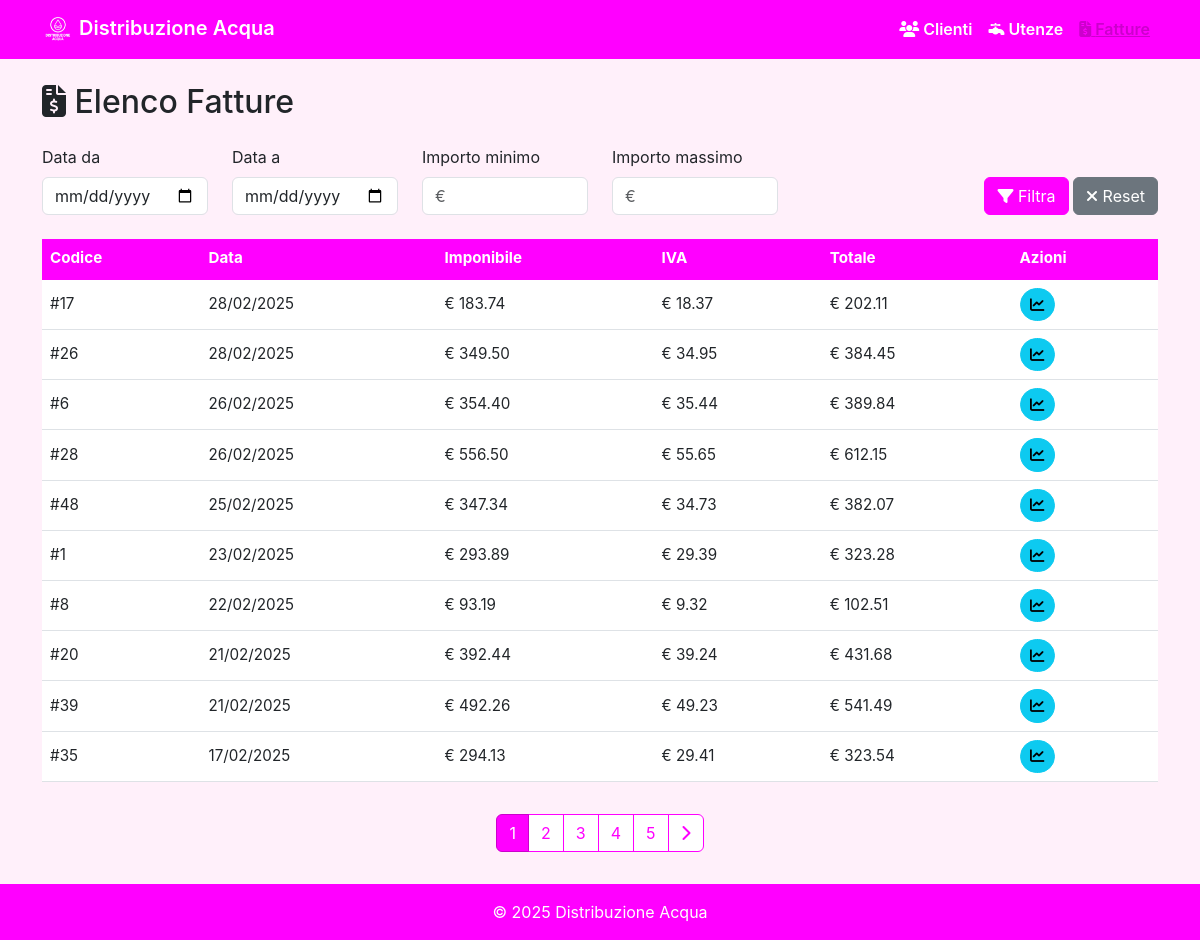
Screenshot of /fatture/ with the database file from the repository.
### una_acies/models.py (models this page shows, shortened)
class Fattura(models.Model):
    codice = models.AutoField(primary_key=True)
    data = models.DateField()
    imponibile = models.DecimalField(max_digits=10, decimal_places=2)
    iva = models.DecimalField(max_digits=5, decimal_places=2)
    totale = models.DecimalField(max_digits=10, decimal_places=2)

### una_acies/views.py (the view)
# urls.py: path('fatture/', views.fatture_list, name='fatture_list'),
def fatture_list(request):
    filtro_da = request.GET.get('data_da', '')
    filtro_a = request.GET.get('data_a', '')
    min_totale = request.GET.get('min_totale', '')
    max_totale = request.GET.get('max_totale', '')
    fatture_query = Fattura.objects.all()
    if filtro_da:
        fatture_query = fatture_query.filter(data__gte=filtro_da)
    if filtro_a:
        fatture_query = fatture_query.filter(data__lte=filtro_a)
    if min_totale:
        fatture_query = fatture_query.filter(totale__gte=min_totale)
    if max_totale:
        fatture_query = fatture_query.filter(totale__lte=max_totale)
    paginator = Paginator(fatture_query.order_by('-data'), 10)
    page_number = request.GET.get('page', 1)
    fatture = paginator.get_page(page_number)
    context = {
        'fatture': fatture,
        'filtro_da': filtro_da,
        'filtro_a': filtro_a,
        'min_totale': min_totale,
        'max_totale': max_totale
    }
    return render(request, 'una_acies/fatture_list.html', context)

### una_acies/templates/una_acies/fatture_list.html (shortened to what this page needs)
{% extends "una_acies/base.html" %}
{% block content %}
<h2 class="mb-4"><i class="fa-solid fa-file-invoice-dollar"></i> Elenco Fatture</h2>
<form method="get" action="" id="filter-form" class="mb-4">
    <div class="row align-items-end">
        <div class="col-md-2 mb-3 mb-md-0">
            <label class="form-label">Data da</label>
            <input type="date" name="data_da" class="form-control" value="{{ filtro_da }}">
        </div>
        <div class="col-md-2 mb-3 mb-md-0">
            <label class="form-label">Data a</label>
            <input type="date" name="data_a" class="form-control" value="{{ filtro_a }}">
        </div>
        <div class="col-md-2 mb-3 mb-md-0">
            <label class="form-label">Importo minimo</label>
            <input type="number" step="0.01" name="min_totale" class="form-control" placeholder="€" value="{{ min_totale }}">
        </div>
        <div class="col-md-2 mb-3 mb-md-0">
            <label class="form-label">Importo massimo</label>
            <input type="number" step="0.01" name="max_totale" class="form-control" placeholder="€" value="{{ max_totale }}">
        </div>
        <div class="col-md-4 text-end">
            <button type="submit" class="btn btn-fucsia">
                <i class="fa-solid fa-filter"></i> Filtra
            </button>
            <a href="{% url 'fatture_list' %}" class="btn btn-secondary">
                <i class="fa-solid fa-xmark"></i> Reset
            </a>
        </div>
    </div>
</form>
<div class="table-responsive">
    <table class="table table-hover align-middle">
        <thead>
            <tr>
                <th>Codice</th>
                <th>Data</th>
                <th>Imponibile</th>
                <th>IVA</th>
                <th>Totale</th>
                <th>Azioni</th>
            </tr>
        </thead>
        <tbody>
        {% for f in fatture %}
        <tr>
            <td>#{{ f.codice }}</td>
            <td>{{ f.data|date:"d/m/Y" }}</td>
            <td>€ {{ f.imponibile }}</td>
            <td>€ {{ f.iva }}</td>
            <td>€ {{ f.totale }}</td>
            <td>
                <a href="{% url 'fattura_letture' f.pk %}" class="btn btn-info btn-action" title="Visualizza letture" data-bs-toggle="tooltip">
                    <i class="fa-solid fa-chart-line"></i>
                </a>
            </td>
        </tr>
        {% endfor %}
        </tbody>
    </table>
</div>
<nav class="mt-3">
    <ul class="pagination justify-content-center">
        {% for num in fatture.paginator.page_range %}
        <li class="page-item {% if fatture.number == num %}active{% endif %}">
            <a class="page-link" href="?page={{ num }}{% for key, value in request.GET.items %}{% if key != 'page' %}&{{ key }}={{ value }}{% endif %}{% endfor %}">{{ num }}</a>
        </li>
        {% endfor %}
        {% if fatture.has_next %}
        <li class="page-item">
            <a class="page-link" href="?page={{ fatture.next_page_number }}{% for key, value in request.GET.items %}{% if key != 'page' %}&{{ key }}={{ value }}{% endif %}{% endfor %}">
                <i class="fa-solid fa-chevron-right"></i>
            </a>
        </li>
        {% endif %}
    </ul>
</nav>
{% endblock %}

### una_acies/templates/una_acies/base.html (style rules this page uses)
:root { --fucsia: #FF00FF; --fucsia-dark: #cc00cc; }
body { background-color: #FFF0FA; font-family: 'Inter', Arial, sans-serif; zoom: 1; }
.btn-primary, .btn-fucsia { background-color: var(--fucsia) !important; border-color: var(--fucsia) !important; color: #fff !important; }
.btn-action { font-size: 0.9rem; padding: 0.3rem 0.6rem; margin-right: 0.2rem; border-radius: 20px; }
.table thead th { background-color: #FF00FF !important; color: #fff !important; font-weight: bold; border-bottom: 2px solid #FF00FF !important; }
.pagination .page-link { color: var(--fucsia) !important; border-color: var(--fucsia) !important; }
.pagination .active .page-link { background-color: var(--fucsia) !important; border-color: var(--fucsia-dark) !important; color: #fff !important; }
.table th, .table td { font-size: 0.95rem; vertical-align: middle; }

### rows the page displays
Fattura: codice "17", data "28/02/2025", imponibile "183.74", iva "18.37", totale "202.11"
Fattura: codice "26", data "28/02/2025", imponibile "349.50", iva "34.95", totale "384.45"
Fattura: codice "6", data "26/02/2025", imponibile "354.40", iva "35.44", totale "389.84"
Fattura: codice "28", data "26/02/2025", imponibile "556.50", iva "55.65", totale "612.15"
Fattura: codice "48", data "25/02/2025", imponibile "347.34", iva "34.73", totale "382.07"
Fattura: codice "1", data "23/02/2025", imponibile "293.89", iva "29.39", totale "323.28"
Fattura: codice "8", data "22/02/2025", imponibile "93.19", iva "9.32", totale "102.51"
Fattura: codice "20", data "21/02/2025", imponibile "392.44", iva "39.24", totale "431.68"
Fattura: codice "39", data "21/02/2025", imponibile "492.26", iva "49.23", totale "541.49"
Fattura: codice "35", data "17/02/2025", imponibile "294.13", iva "29.41", totale "323.54"

### other values shown
{{ num }} "1" "2" "3" "4" "5"
